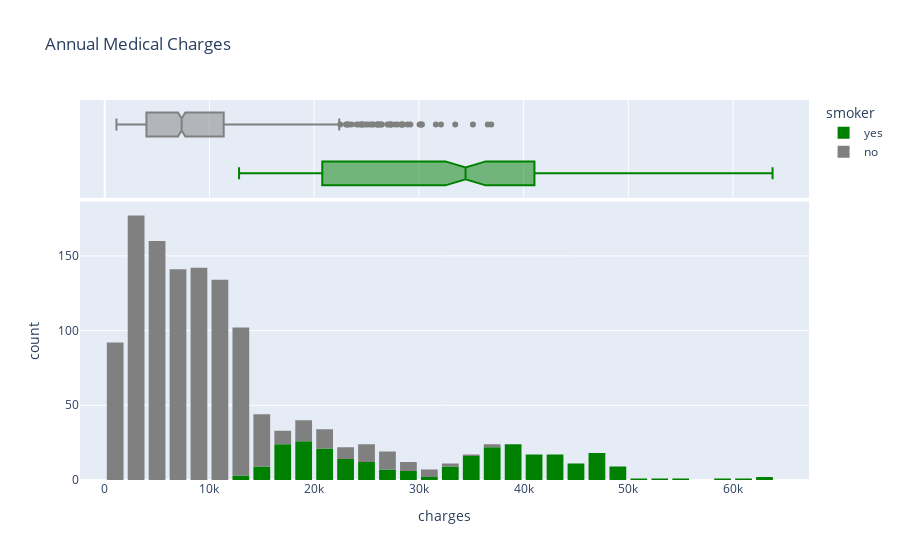

Here is the notebook cell this chart was saved with:
### Markdown cell above
## Distribution of  Medical Insurance Charges

### Code cell
fig = px.histogram(
    medical_df,
    x = 'charges',
    marginal = 'box',
    color = 'smoker',
    color_discrete_sequence = ['green', 'grey'],
    title = 'Annual Medical Charges'
)
fig.update_layout(bargap = 0.2)
fig.show()

### Figure 1 — Plotly figure (JSON) as saved in the notebook; plotly's stock layout.template omitted (floating-point values rounded to 4 significant figures; data arrays with more than 128 entries replaced by an {"elided": "..."} marker saying what was removed)
{"data": [{"bingroup": "x", "hovertemplate": "smoker=yes<br>charges=%{x}<br>count=%{y}<extra></extra>", "legendgroup": "yes", "marker": {"color": "green", "pattern": {"shape": ""}}, "name": "yes", "orientation": "v", "showlegend": true, "type": "histogram", "x": {"elided": "274 float values"}, "xaxis": "x", "yaxis": "y"}, {"hovertemplate": "smoker=yes<br>charges=%{x}<extra></extra>", "legendgroup": "yes", "marker": {"color": "green"}, "name": "yes", "notched": true, "showlegend": false, "type": "box", "x": {"elided": "274 float values"}, "xaxis": "x2", "yaxis": "y2"}, {"bingroup": "x", "hovertemplate": "smoker=no<br>charges=%{x}<br>count=%{y}<extra></extra>", "legendgroup": "no", "marker": {"color": "grey", "pattern": {"shape": ""}}, "name": "no", "orientation": "v", "showlegend": true, "type": "histogram", "x": {"elided": "1064 float values"}, "xaxis": "x", "yaxis": "y"}, {"hovertemplate": "smoker=no<br>charges=%{x}<extra></extra>", "legendgroup": "no", "marker": {"color": "grey"}, "name": "no", "notched": true, "showlegend": false, "type": "box", "x": {"elided": "1064 float values"}, "xaxis": "x2", "yaxis": "y2"}], "layout": {"bargap": 0.2, "barmode": "relative", "legend": {"title": {"text": "smoker"}, "tracegroupgap": 0}, "title": {"text": "Annual Medical Charges"}, "xaxis": {"anchor": "y", "domain": [0, 1], "title": {"text": "charges"}}, "xaxis2": {"anchor": "y2", "domain": [0, 1], "matches": "x", "showgrid": true, "showticklabels": false}, "yaxis": {"anchor": "x", "domain": [0, 0.7326], "title": {"text": "count"}}, "yaxis2": {"anchor": "x2", "domain": [0.7426, 1], "matches": "y2", "showgrid": false, "showline": false, "showticklabels": false, "ticks": ""}}}
